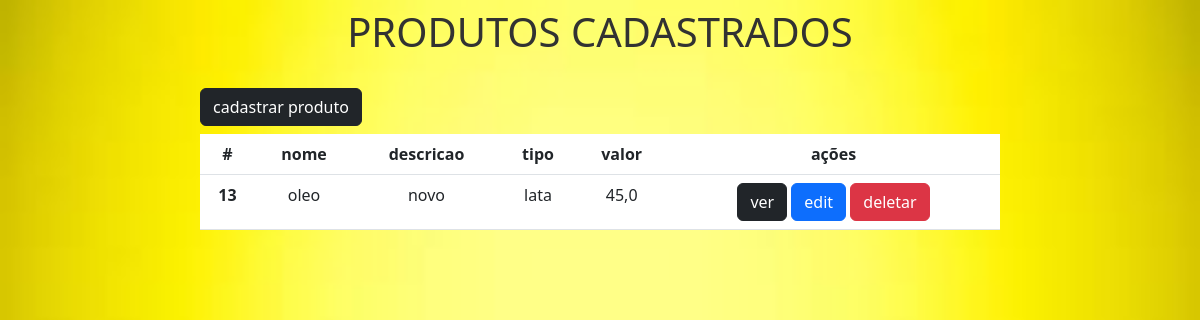
Screenshot of /produto with the database file from the repository.
### app/models.py (models this page shows)
class prod(models.Model):
    nome = models.CharField(max_length=150)
    descricao = models.CharField(max_length=200)
    tipo = models.CharField(max_length=200)
    valor = models.FloatField(max_length=20)

### app/views.py (the view)
# urls.py: path('produto', produto, name='produto'),
def produto(request):
    data = {}
    data['db'] = prod.objects.all()
    return render(request,  "produto.html",data)

### templates/produto.html (shortened to what this page needs)
{% extends 'base.html' %}
{% load static %}
{% block body %}
<!DOCTYPE html>
<html lang="pt-BR">
<head>
</head>
<body>
    <div class=" col-8 m-auto pt-2 pb-2 text-center">
        <h1> PRODUTOS CADASTRADOS </h1>
    </div>
    <div class=" col-8 m-auto pt-3 pb-2 ">
        <a href="form2" class="btn btn-dark btn-success">cadastrar produto</a>
    </div>
    <div class=" col-8 m-auto pt- pb-2 text-center">
    <table class="table">
    <thead class="thead-dark">
    <tr>
      <th scope="col">#</th>
      <th scope="col">nome</th>
      <th scope="col">descricao</th>
      <th scope="col">tipo</th>
      <th scope="col">valor</th>
      <th scope="col">ações</th>
    </tr>
    </thead>
    <tbody>
    {% for dbs in db %}
    <tr>
      <th> {{dbs.id}}</th>
      <td>{{dbs.nome}}</td>
      <td>{{dbs.descricao}}</td>
      <td>{{dbs.tipo}}</td>
       <td>{{dbs.valor}}</td>
      <td>
          <a href="verproduto{{dbs.id}}" class="btn btn-dark">ver</a>
          <a href="editproduto{{dbs.id}}" class="btn btn-primary">edit</a>
          <a href="deleteproduto{{dbs.id}}" class="btn btn-danger btnDel1">deletar</a>
      </td>
    </tr>
    {% endfor %}
    </table>
  </div>
{% load static %}
</body>
</html>
{% endblock %}

### static/css/style.css (style rules this page uses)
* { margin: 0 ; padding: 0; box-sizing: border-box; color: #323232; border:none; }
body { background-image: url('../img/login01.jpeg'); background-size: cover; }
a , label { front-size: .8rem; }

### rows the page displays
prod: id "13", nome "oleo", descricao "novo", tipo "lata", valor "45,0"
